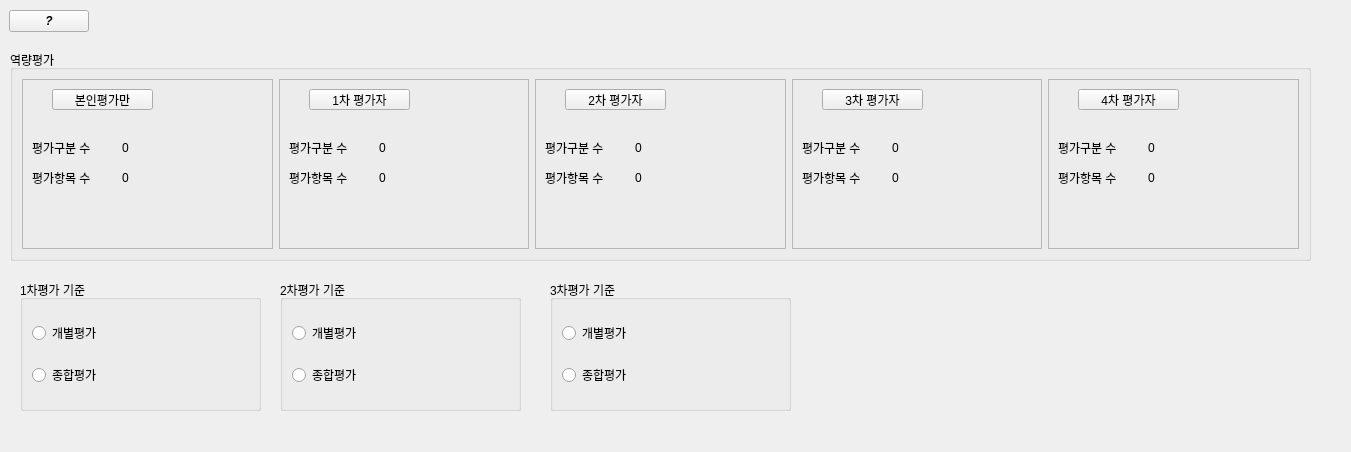
<?xml version="1.0" encoding="UTF-8"?>
<ui version="4.0">
 <class>Tab</class>
 <widget class="QWidget" name="Tab">
  <property name="geometry">
   <rect>
    <x>0</x>
    <y>0</y>
    <width>1351</width>
    <height>452</height>
   </rect>
  </property>
  <property name="windowTitle">
   <string>Form</string>
  </property>
  <widget class="QFrame" name="frame_info">
   <property name="geometry">
    <rect>
     <x>9</x>
     <y>9</y>
     <width>1324</width>
     <height>25</height>
    </rect>
   </property>
   <property name="sizePolicy">
    <sizepolicy hsizetype="Preferred" vsizetype="Fixed">
     <horstretch>0</horstretch>
     <verstretch>0</verstretch>
    </sizepolicy>
   </property>
   <property name="frameShape">
    <enum>QFrame::NoFrame</enum>
   </property>
   <property name="frameShadow">
    <enum>QFrame::Raised</enum>
   </property>
   <layout class="QHBoxLayout" name="horizontalLayout">
    <property name="leftMargin">
     <number>0</number>
    </property>
    <property name="topMargin">
     <number>0</number>
    </property>
    <property name="rightMargin">
     <number>0</number>
    </property>
    <property name="bottomMargin">
     <number>0</number>
    </property>
    <item>
     <widget class="QPushButton" name="pb_info">
      <property name="sizePolicy">
       <sizepolicy hsizetype="Fixed" vsizetype="Fixed">
        <horstretch>0</horstretch>
        <verstretch>0</verstretch>
       </sizepolicy>
      </property>
      <property name="font">
       <font>
        <italic>true</italic>
        <bold>true</bold>
       </font>
      </property>
      <property name="text">
       <string>?</string>
      </property>
     </widget>
    </item>
    <item>
     <spacer name="horizontalSpacer">
      <property name="orientation">
       <enum>Qt::Horizontal</enum>
      </property>
      <property name="sizeHint" stdset="0">
       <size>
        <width>1238</width>
        <height>20</height>
       </size>
      </property>
     </spacer>
    </item>
   </layout>
  </widget>
  <widget class="QGroupBox" name="groupBox_0">
   <property name="geometry">
    <rect>
     <x>10</x>
     <y>50</y>
     <width>1301</width>
     <height>211</height>
    </rect>
   </property>
   <property name="title">
    <string>역량평가</string>
   </property>
   <layout class="QHBoxLayout" name="horizontalLayout_2">
    <item>
     <widget class="QFrame" name="frame_0">
      <property name="frameShape">
       <enum>QFrame::StyledPanel</enum>
      </property>
      <property name="frameShadow">
       <enum>QFrame::Raised</enum>
      </property>
      <widget class="QPushButton" name="PB_0">
       <property name="geometry">
        <rect>
         <x>30</x>
         <y>10</y>
         <width>101</width>
         <height>21</height>
        </rect>
       </property>
       <property name="text">
        <string>본인평가만</string>
       </property>
      </widget>
      <widget class="QLabel" name="label">
       <property name="geometry">
        <rect>
         <x>10</x>
         <y>90</y>
         <width>81</width>
         <height>17</height>
        </rect>
       </property>
       <property name="text">
        <string>평가항목 수</string>
       </property>
      </widget>
      <widget class="QLabel" name="label_2">
       <property name="geometry">
        <rect>
         <x>10</x>
         <y>60</y>
         <width>81</width>
         <height>17</height>
        </rect>
       </property>
       <property name="text">
        <string>평가구분 수</string>
       </property>
      </widget>
      <widget class="QLabel" name="label_Gubun_0">
       <property name="geometry">
        <rect>
         <x>100</x>
         <y>60</y>
         <width>41</width>
         <height>17</height>
        </rect>
       </property>
       <property name="text">
        <string>0</string>
       </property>
      </widget>
      <widget class="QLabel" name="label_Hanmok_0">
       <property name="geometry">
        <rect>
         <x>100</x>
         <y>90</y>
         <width>41</width>
         <height>17</height>
        </rect>
       </property>
       <property name="text">
        <string>0</string>
       </property>
      </widget>
     </widget>
    </item>
    <item>
     <widget class="QFrame" name="frame_1">
      <property name="frameShape">
       <enum>QFrame::StyledPanel</enum>
      </property>
      <property name="frameShadow">
       <enum>QFrame::Raised</enum>
      </property>
      <widget class="QPushButton" name="PB_1">
       <property name="geometry">
        <rect>
         <x>30</x>
         <y>10</y>
         <width>101</width>
         <height>21</height>
        </rect>
       </property>
       <property name="text">
        <string>1차 평가자</string>
       </property>
      </widget>
      <widget class="QLabel" name="label_5">
       <property name="geometry">
        <rect>
         <x>10</x>
         <y>90</y>
         <width>81</width>
         <height>17</height>
        </rect>
       </property>
       <property name="text">
        <string>평가항목 수</string>
       </property>
      </widget>
      <widget class="QLabel" name="label_6">
       <property name="geometry">
        <rect>
         <x>10</x>
         <y>60</y>
         <width>81</width>
         <height>17</height>
        </rect>
       </property>
       <property name="text">
        <string>평가구분 수</string>
       </property>
      </widget>
      <widget class="QLabel" name="label_Gubun_1">
       <property name="geometry">
        <rect>
         <x>100</x>
         <y>60</y>
         <width>41</width>
         <height>17</height>
        </rect>
       </property>
       <property name="text">
        <string>0</string>
       </property>
      </widget>
      <widget class="QLabel" name="label_Hanmok_1">
       <property name="geometry">
        <rect>
         <x>100</x>
         <y>90</y>
         <width>41</width>
         <height>17</height>
        </rect>
       </property>
       <property name="text">
        <string>0</string>
       </property>
      </widget>
     </widget>
    </item>
    <item>
     <widget class="QFrame" name="frame_2">
      <property name="frameShape">
       <enum>QFrame::StyledPanel</enum>
      </property>
      <property name="frameShadow">
       <enum>QFrame::Raised</enum>
      </property>
      <widget class="QPushButton" name="PB_2">
       <property name="geometry">
        <rect>
         <x>30</x>
         <y>10</y>
         <width>101</width>
         <height>21</height>
        </rect>
       </property>
       <property name="text">
        <string>2차 평가자</string>
       </property>
      </widget>
      <widget class="QLabel" name="label_7">
       <property name="geometry">
        <rect>
         <x>10</x>
         <y>90</y>
         <width>81</width>
         <height>17</height>
        </rect>
       </property>
       <property name="text">
        <string>평가항목 수</string>
       </property>
      </widget>
      <widget class="QLabel" name="label_8">
       <property name="geometry">
        <rect>
         <x>10</x>
         <y>60</y>
         <width>81</width>
         <height>17</height>
        </rect>
       </property>
       <property name="text">
        <string>평가구분 수</string>
       </property>
      </widget>
      <widget class="QLabel" name="label_Gubun_2">
       <property name="geometry">
        <rect>
         <x>100</x>
         <y>60</y>
         <width>41</width>
         <height>17</height>
        </rect>
       </property>
       <property name="text">
        <string>0</string>
       </property>
      </widget>
      <widget class="QLabel" name="label_Hanmok_2">
       <property name="geometry">
        <rect>
         <x>100</x>
         <y>90</y>
         <width>41</width>
         <height>17</height>
        </rect>
       </property>
       <property name="text">
        <string>0</string>
       </property>
      </widget>
     </widget>
    </item>
    <item>
     <widget class="QFrame" name="frame_3">
      <property name="frameShape">
       <enum>QFrame::StyledPanel</enum>
      </property>
      <property name="frameShadow">
       <enum>QFrame::Raised</enum>
      </property>
      <widget class="QPushButton" name="PB_3">
       <property name="geometry">
        <rect>
         <x>30</x>
         <y>10</y>
         <width>101</width>
         <height>21</height>
        </rect>
       </property>
       <property name="text">
        <string>3차 평가자</string>
       </property>
      </widget>
      <widget class="QLabel" name="label_9">
       <property name="geometry">
        <rect>
         <x>10</x>
         <y>90</y>
         <width>81</width>
         <height>17</height>
        </rect>
       </property>
       <property name="text">
        <string>평가항목 수</string>
       </property>
      </widget>
      <widget class="QLabel" name="label_10">
       <property name="geometry">
        <rect>
         <x>10</x>
         <y>60</y>
         <width>81</width>
         <height>17</height>
        </rect>
       </property>
       <property name="text">
        <string>평가구분 수</string>
       </property>
      </widget>
      <widget class="QLabel" name="label_Gubun_3">
       <property name="geometry">
        <rect>
         <x>100</x>
         <y>60</y>
         <width>41</width>
         <height>17</height>
        </rect>
       </property>
       <property name="text">
        <string>0</string>
       </property>
      </widget>
      <widget class="QLabel" name="label_Hanmok_3">
       <property name="geometry">
        <rect>
         <x>100</x>
         <y>90</y>
         <width>41</width>
         <height>17</height>
        </rect>
       </property>
       <property name="text">
        <string>0</string>
       </property>
      </widget>
     </widget>
    </item>
    <item>
     <widget class="QFrame" name="frame_4">
      <property name="frameShape">
       <enum>QFrame::StyledPanel</enum>
      </property>
      <property name="frameShadow">
       <enum>QFrame::Raised</enum>
      </property>
      <widget class="QPushButton" name="PB_4">
       <property name="geometry">
        <rect>
         <x>30</x>
         <y>10</y>
         <width>101</width>
         <height>21</height>
        </rect>
       </property>
       <property name="text">
        <string>4차 평가자</string>
       </property>
      </widget>
      <widget class="QLabel" name="label_13">
       <property name="geometry">
        <rect>
         <x>10</x>
         <y>90</y>
         <width>81</width>
         <height>17</height>
        </rect>
       </property>
       <property name="text">
        <string>평가항목 수</string>
       </property>
      </widget>
      <widget class="QLabel" name="label_14">
       <property name="geometry">
        <rect>
         <x>10</x>
         <y>60</y>
         <width>81</width>
         <height>17</height>
        </rect>
       </property>
       <property name="text">
        <string>평가구분 수</string>
       </property>
      </widget>
      <widget class="QLabel" name="label_Gubun_4">
       <property name="geometry">
        <rect>
         <x>100</x>
         <y>60</y>
         <width>41</width>
         <height>17</height>
        </rect>
       </property>
       <property name="text">
        <string>0</string>
       </property>
      </widget>
      <widget class="QLabel" name="label_Hanmok_4">
       <property name="geometry">
        <rect>
         <x>100</x>
         <y>90</y>
         <width>41</width>
         <height>17</height>
        </rect>
       </property>
       <property name="text">
        <string>0</string>
       </property>
      </widget>
     </widget>
    </item>
   </layout>
  </widget>
  <widget class="QGroupBox" name="groupBox_1_Gijun">
   <property name="geometry">
    <rect>
     <x>20</x>
     <y>280</y>
     <width>241</width>
     <height>131</height>
    </rect>
   </property>
   <property name="title">
    <string>1차평가 기준</string>
   </property>
   <layout class="QVBoxLayout" name="verticalLayout">
    <item>
     <widget class="QRadioButton" name="rb_1_Gaebul">
      <property name="text">
       <string>개별평가</string>
      </property>
     </widget>
    </item>
    <item>
     <widget class="QRadioButton" name="rb_1_Jonghab">
      <property name="text">
       <string>종합평가</string>
      </property>
     </widget>
    </item>
   </layout>
  </widget>
  <widget class="QGroupBox" name="groupBox_2_Gijun">
   <property name="geometry">
    <rect>
     <x>280</x>
     <y>280</y>
     <width>241</width>
     <height>131</height>
    </rect>
   </property>
   <property name="title">
    <string>2차평가 기준</string>
   </property>
   <layout class="QVBoxLayout" name="verticalLayout_2">
    <item>
     <widget class="QRadioButton" name="rb_2_Gaebul">
      <property name="text">
       <string>개별평가</string>
      </property>
     </widget>
    </item>
    <item>
     <widget class="QRadioButton" name="rb_2_Jonghab">
      <property name="text">
       <string>종합평가</string>
      </property>
     </widget>
    </item>
   </layout>
  </widget>
  <widget class="QGroupBox" name="groupBox_3_Gijun">
   <property name="geometry">
    <rect>
     <x>550</x>
     <y>280</y>
     <width>241</width>
     <height>131</height>
    </rect>
   </property>
   <property name="title">
    <string>3차평가 기준</string>
   </property>
   <layout class="QVBoxLayout" name="verticalLayout_3">
    <item>
     <widget class="QRadioButton" name="rb_3_Gaebul">
      <property name="text">
       <string>개별평가</string>
      </property>
     </widget>
    </item>
    <item>
     <widget class="QRadioButton" name="rb_3_Jonghab">
      <property name="text">
       <string>종합평가</string>
      </property>
     </widget>
    </item>
   </layout>
  </widget>
 </widget>
 <resources/>
 <connections/>
</ui>
